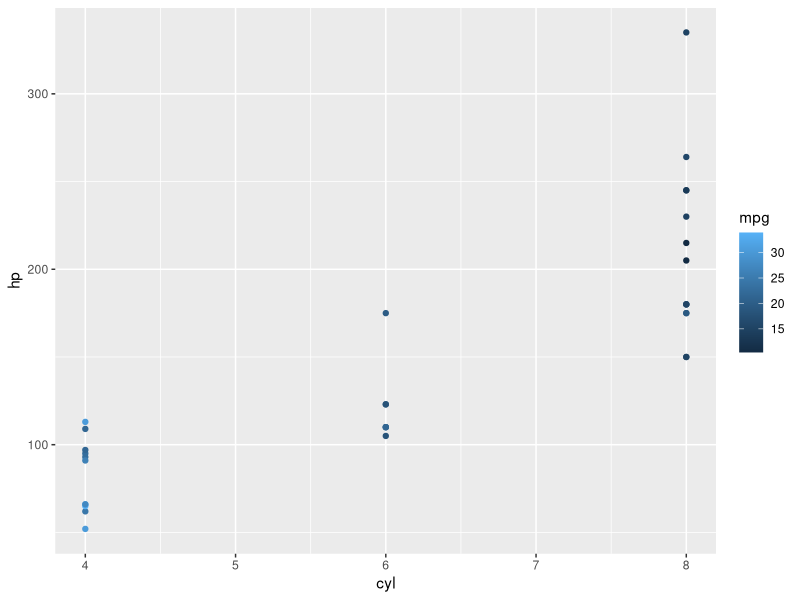
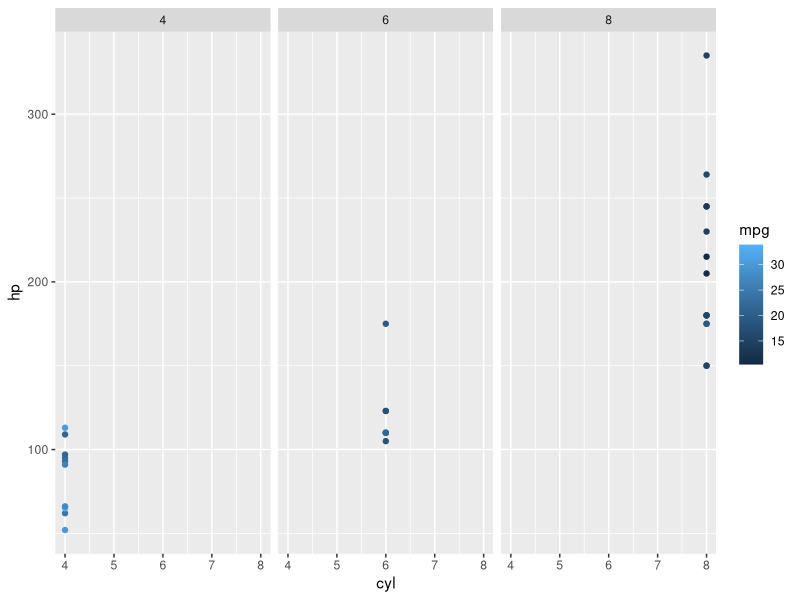
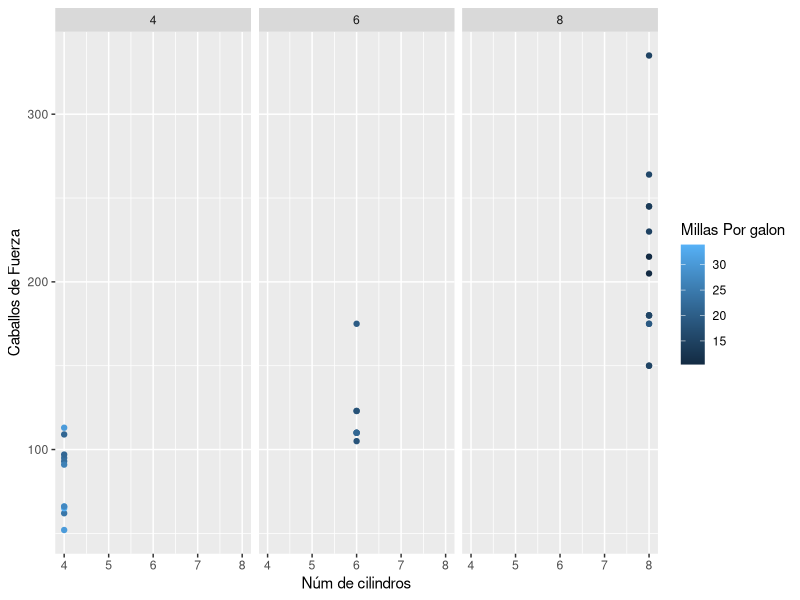

R code for these plots, in order:
# Desarrollo

# Comenzando con gráficos simples; vamos a utilizar el dataset mtcars.

# Instalamos el paquete (si es necesario) y lo cargamos

library(ggplot2)

# Primero recordamos cuales son las variables que contiene el dataset

names(mtcars)

# Graficamos las variables cyl en el eje x y hp en y, observa el comando geom_point()

ggplot(mtcars, aes(x=cyl, y = hp, colour = mpg )) + 
  geom_point()  # Tipo de geometría, intenta utilizar alguna otra

# Agregando carácteristicas de tema y facewrap

names(mtcars)
ggplot(mtcars, aes(x=cyl, y = hp, colour = mpg )) + 
  geom_point() +   
  theme_gray() +   # Temas (inteta cambiarlo)
  facet_wrap("cyl")  # Lo divide por el núm de cilindros

# Agregando nombres a los ejes x, y

names(mtcars)
ggplot(mtcars, aes(x = cyl, y = hp, colour = mpg )) + 
  geom_point() +   
  theme_gray() +   # Temas (inteta cambiarlo)
  facet_wrap("cyl") +  # Lo divide por el núm de cilindros
  xlab('Núm de cilindros') +  # Nombre en los ejes
  ylab('Caballos de Fuerza') +
  labs(colour = "Millas Por galon")  ### renombra las variables

# Adicionalmente se pueden realizar otros tipos de gráficos, estos se verán en los próximos ejemplos.